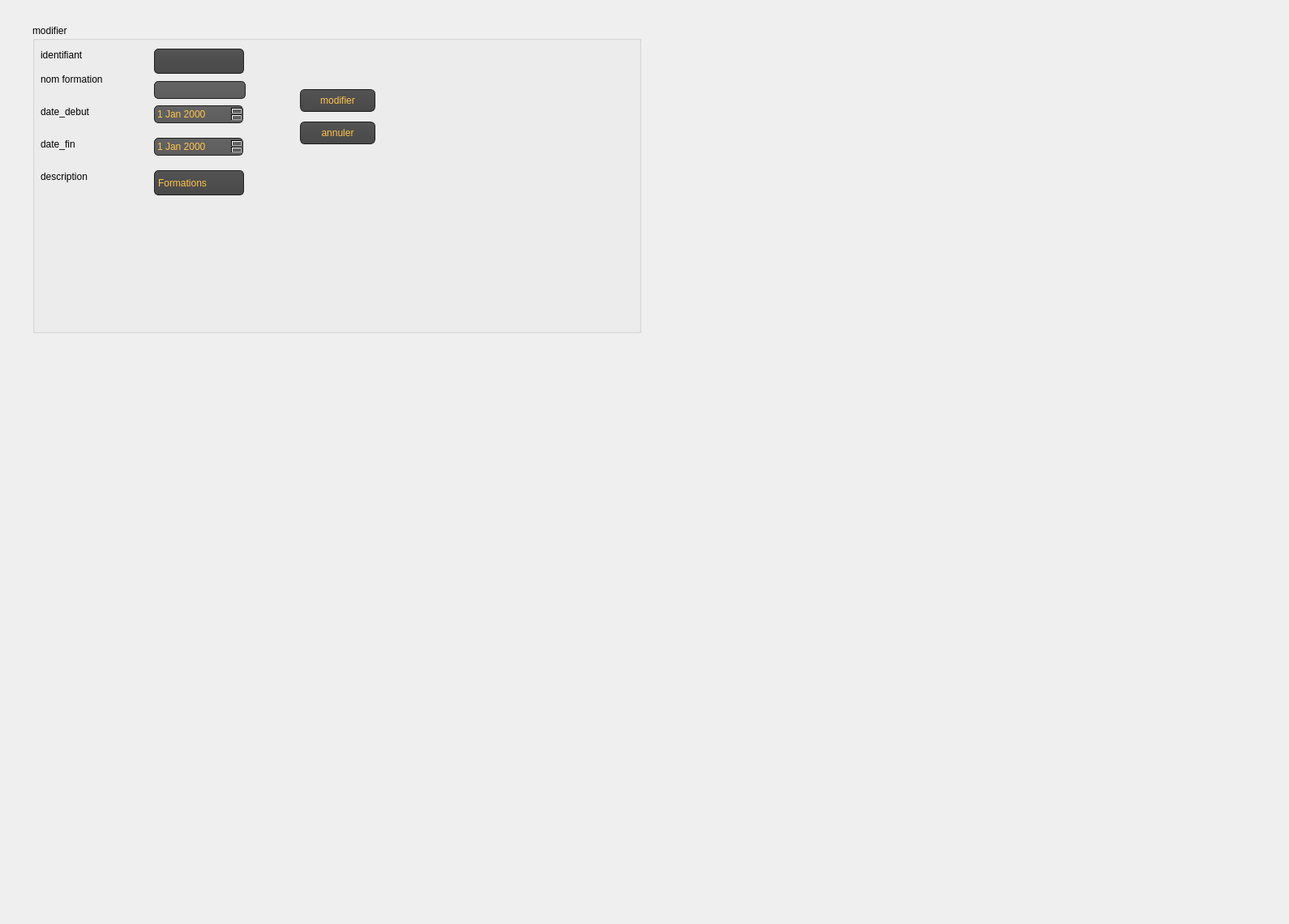
     <widget class="QWidget" name="tab_12">
      <attribute name="title">
       <string>Modifier </string>
      </attribute>
      <widget class="QGroupBox" name="groupBox_5">
       <property name="geometry">
        <rect>
         <x>40</x>
         <y>30</y>
         <width>751</width>
         <height>381</height>
        </rect>
       </property>
       <property name="title">
        <string>modifier </string>
       </property>
       <widget class="QLabel" name="label_37">
        <property name="geometry">
         <rect>
          <x>10</x>
          <y>30</y>
          <width>81</width>
          <height>16</height>
         </rect>
        </property>
        <property name="text">
         <string>identifiant</string>
        </property>
       </widget>
       <widget class="QLabel" name="label_38">
        <property name="geometry">
         <rect>
          <x>10</x>
          <y>60</y>
          <width>91</width>
          <height>16</height>
         </rect>
        </property>
        <property name="text">
         <string>nom formation</string>
        </property>
       </widget>
       <widget class="QLabel" name="label_40">
        <property name="geometry">
         <rect>
          <x>10</x>
          <y>100</y>
          <width>91</width>
          <height>16</height>
         </rect>
        </property>
        <property name="text">
         <string>date_debut</string>
        </property>
       </widget>
       <widget class="QLabel" name="label_41">
        <property name="geometry">
         <rect>
          <x>10</x>
          <y>140</y>
          <width>56</width>
          <height>16</height>
         </rect>
        </property>
        <property name="text">
         <string>date_fin</string>
        </property>
       </widget>
       <widget class="QLabel" name="label_42">
        <property name="geometry">
         <rect>
          <x>10</x>
          <y>180</y>
          <width>81</width>
          <height>16</height>
         </rect>
        </property>
        <property name="text">
         <string>description</string>
        </property>
       </widget>
       <widget class="QLineEdit" name="le_nom_2">
        <property name="geometry">
         <rect>
          <x>150</x>
          <y>70</y>
          <width>113</width>
          <height>22</height>
         </rect>
        </property>
        <property name="styleSheet">
         <string notr="true">QLineEdit
{
color: #ffc34a;
    background-color: QLinearGradient( x1: 0, y1: 0, x2: 0, y2: 1, stop: 0 #ffc34a, stop: 0 #646464, stop: 1 #5d5d5d);
    padding: 1px;
    border-style: solid;
    border: 1px solid #1e1e1e;
    border-radius: 5;
}</string>
        </property>
       </widget>
       <widget class="QComboBox" name="comboBox_2">
        <property name="geometry">
         <rect>
          <x>150</x>
          <y>30</y>
          <width>111</width>
          <height>31</height>
         </rect>
        </property>
        <property name="styleSheet">
         <string notr="true">QComboBox
{
 color: #ffc34a;
    selection-background-color: #ffaa00;
    background-color: QLinearGradient( x1: 0, y1: 0, x2: 0, y2: 1, stop: 0 #565656, stop: 0.1 #525252, stop: 0.5 #4e4e4e, stop: 0.9 #4a4a4a, stop: 1 #464646);
    border-style: solid;
    border: 1px solid #1e1e1e;
    border-radius: 5;
}

QComboBox:hover,QPushButton:hover
{
    border: 2px solid QLinearGradient( x1: 0, y1: 0, x2: 0, y2: 1, stop: 0 #ffa02f, stop: 1 #d7801a);
}


QComboBox:on
{
    padding-top: 3px;
    padding-left: 4px;
    background-color: QLinearGradient( x1: 0, y1: 0, x2: 0, y2: 1, stop: 0 #2d2d2d, stop: 0.1 #2b2b2b, stop: 0.5 #292929, stop: 0.9 #282828, stop: 1 #252525);
    selection-background-color: #ffaa00;
}

QComboBox QAbstractItemView
{
    border: 2px solid darkgray;
    selection-background-color: QLinearGradient( x1: 0, y1: 0, x2: 0, y2: 1, stop: 0 #ffa02f, stop: 1 #d7801a);
}

QComboBox::drop-down
{
     subcontrol-origin: padding;
     subcontrol-position: top right;
     width: 15px;

     border-left-width: 0px;
     border-left-color: darkgray;
     border-left-style: solid; /* just a single line */
     border-top-right-radius: 3px; /* same radius as the QComboBox */
     border-bottom-right-radius: 3px;
 }

QComboBox::down-arrow
{
     image: url(:/down_arrow.png);
}</string>
        </property>
       </widget>
       <widget class="QPushButton" name="pb_annu_mod">
        <property name="geometry">
         <rect>
          <x>330</x>
          <y>120</y>
          <width>93</width>
          <height>28</height>
         </rect>
        </property>
        <property name="styleSheet">
         <string notr="true">QPushButton
{
    color: #ffc34a;
    background-color: QLinearGradient( x1: 0, y1: 0, x2: 0, y2: 1, stop: 0 #565656, stop: 0.1 #525252, stop: 0.5 #4e4e4e, stop: 0.9 #4a4a4a, stop: 1 #464646);
    border-width: 1px;
    border-color: #1e1e1e;
    border-style: solid;
    border-radius: 6;
    padding: 3px;
    font-size: 12px;
    padding-left: 5px;
    padding-right: 5px;
}

QPushButton:pressed
{
    background-color: QLinearGradient( x1: 0, y1: 0, x2: 0, y2: 1, stop: 0 #2d2d2d, stop: 0.1 #2b2b2b, stop: 0.5 #292929, stop: 0.9 #282828, stop: 1 #252525);
}</string>
        </property>
        <property name="text">
         <string>annuler</string>
        </property>
       </widget>
       <widget class="QPushButton" name="pushButton">
        <property name="geometry">
         <rect>
          <x>330</x>
          <y>80</y>
          <width>93</width>
          <height>28</height>
         </rect>
        </property>
        <property name="styleSheet">
         <string notr="true">QPushButton
{
    color: #ffc34a;
    background-color: QLinearGradient( x1: 0, y1: 0, x2: 0, y2: 1, stop: 0 #565656, stop: 0.1 #525252, stop: 0.5 #4e4e4e, stop: 0.9 #4a4a4a, stop: 1 #464646);
    border-width: 1px;
    border-color: #1e1e1e;
    border-style: solid;
    border-radius: 6;
    padding: 3px;
    font-size: 12px;
    padding-left: 5px;
    padding-right: 5px;
}

QPushButton:pressed
{
    background-color: QLinearGradient( x1: 0, y1: 0, x2: 0, y2: 1, stop: 0 #2d2d2d, stop: 0.1 #2b2b2b, stop: 0.5 #292929, stop: 0.9 #282828, stop: 1 #252525);
}</string>
        </property>
        <property name="text">
         <string>modifier</string>
        </property>
       </widget>
       <widget class="QDateEdit" name="dateEdit_2">
        <property name="geometry">
         <rect>
          <x>150</x>
          <y>100</y>
          <width>110</width>
          <height>22</height>
         </rect>
        </property>
        <property name="styleSheet">
         <string notr="true">QDateEdit
{
color: #ffc34a;
    background-color: QLinearGradient( x1: 0, y1: 0, x2: 0, y2: 1, stop: 0 #ffc34a, stop: 0 #646464, stop: 1 #5d5d5d);
    padding: 1px;
    border-style: solid;
    border: 1px solid #1e1e1e;
    border-radius: 5;
}</string>
        </property>
       </widget>
       <widget class="QDateEdit" name="dateEdit_3">
        <property name="geometry">
         <rect>
          <x>150</x>
          <y>140</y>
          <width>110</width>
          <height>22</height>
         </rect>
        </property>
        <property name="styleSheet">
         <string notr="true">QDateEdit
{
color: #ffc34a;
    background-color: QLinearGradient( x1: 0, y1: 0, x2: 0, y2: 1, stop: 0 #ffc34a, stop: 0 #646464, stop: 1 #5d5d5d);
    padding: 1px;
    border-style: solid;
    border: 1px solid #1e1e1e;
    border-radius: 5;
}</string>
        </property>
       </widget>
       <widget class="QComboBox" name="description">
        <property name="geometry">
         <rect>
          <x>150</x>
          <y>180</y>
          <width>111</width>
          <height>31</height>
         </rect>
        </property>
        <property name="styleSheet">
         <string notr="true">QComboBox
{
 color: #ffc34a;
    selection-background-color: #ffaa00;
    background-color: QLinearGradient( x1: 0, y1: 0, x2: 0, y2: 1, stop: 0 #565656, stop: 0.1 #525252, stop: 0.5 #4e4e4e, stop: 0.9 #4a4a4a, stop: 1 #464646);
    border-style: solid;
    border: 1px solid #1e1e1e;
    border-radius: 5;
}

QComboBox:hover,QPushButton:hover
{
    border: 2px solid QLinearGradient( x1: 0, y1: 0, x2: 0, y2: 1, stop: 0 #ffa02f, stop: 1 #d7801a);
}


QComboBox:on
{
    padding-top: 3px;
    padding-left: 4px;
    background-color: QLinearGradient( x1: 0, y1: 0, x2: 0, y2: 1, stop: 0 #2d2d2d, stop: 0.1 #2b2b2b, stop: 0.5 #292929, stop: 0.9 #282828, stop: 1 #252525);
    selection-background-color: #ffaa00;
}

QComboBox QAbstractItemView
{
    border: 2px solid darkgray;
    selection-background-color: QLinearGradient( x1: 0, y1: 0, x2: 0, y2: 1, stop: 0 #ffa02f, stop: 1 #d7801a);
}

QComboBox::drop-down
{
     subcontrol-origin: padding;
     subcontrol-position: top right;
     width: 15px;

     border-left-width: 0px;
     border-left-color: darkgray;
     border-left-style: solid; /* just a single line */
     border-top-right-radius: 3px; /* same radius as the QComboBox */
     border-bottom-right-radius: 3px;
 }

QComboBox::down-arrow
{
     image: url(:/down_arrow.png);
}</string>
        </property>
        <item>
         <property name="text">
          <string>Formations</string>
         </property>
        </item>
        <item>
         <property name="text">
          <string>Conferences</string>
         </property>
        </item>
       </widget>
      </widget>
      <widget class="QLabel" name="label_91">
       <property name="geometry">
        <rect>
         <x>-120</x>
         <y>-170</y>
         <width>1581</width>
         <height>1131</height>
        </rect>
       </property>
       <property name="text">
        <string/>
       </property>
       <property name="pixmap">
        <pixmap>../wallpaperflare.com_wallpaper (1) (1).png</pixmap>
       </property>
      </widget>
      <zorder>label_91</zorder>
      <zorder>groupBox_5</zorder>
     </widget>
